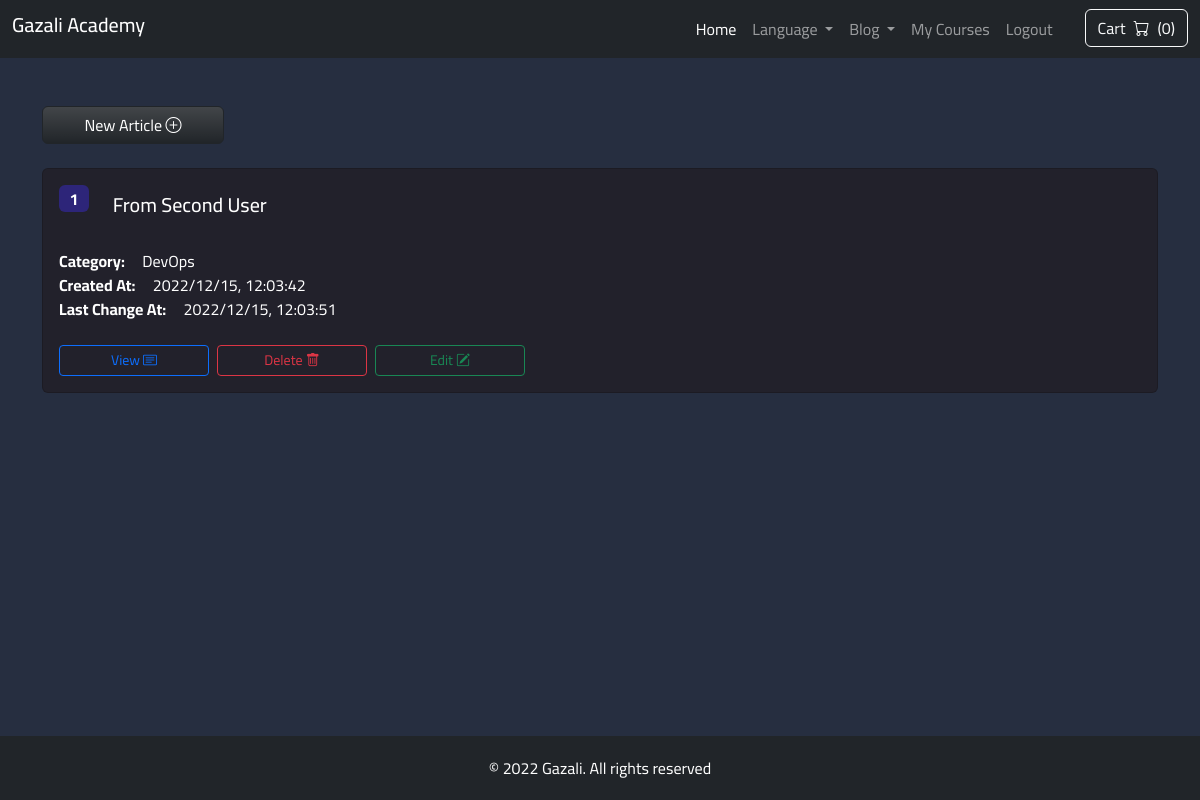
/blog/personal (signed in), run on the app's committed database.
### blog/models.py (models this page shows, shortened)
class Article(models.Model):
    title = models.CharField(verbose_name=_('title'), max_length=255, unique=True)
    body = RichTextField()
    is_arabic = models.BooleanField(default=True, verbose_name=_('is arabic'))
    created_at = models.DateTimeField(auto_now_add=True, verbose_name=_('created at'))
    updated_at = models.DateTimeField(auto_now=True, verbose_name=_('updated at'))
    author = models.ForeignKey(AUTH_USER_MODEL, null=True, on_delete=models.SET_NULL, verbose_name=_('author'))
    category = models.ForeignKey(Category, on_delete=models.PROTECT, verbose_name=_('category'))
    class Meta:
        verbose_name = _('article')
        verbose_name_plural = _('articles')

class Category(models.Model):
    name = models.CharField(max_length=255, verbose_name=_('name'))
    def __str__(self):
        return self.name
    class Meta:
        verbose_name = _('category')
        verbose_name_plural = _('categories')

### blog/views.py (the view)
# urls.py: path('personal', views.list_person_articles, name='blog_personal'),
@login_required
def list_person_articles(request: HttpRequest):
    articles = Article.objects.filter(author=request.user)
    return render(request, 'personal_blog.html', {'articles': articles})

### courses/custom_context_processor.py (called while the page is built)
def academy_website(request):
    cart = Cart.objects.filter(session=request.session.session_key).last() or None
    cart_total = 0
    cart_courses = []
    if cart is not None:
        cart_courses = Course.objects.filter(pk__in=cart.items)
        for course in cart_courses:
            cart_total += course.price
    return {
        "cart_courses": cart_courses,
        "cart_total": cart_total
    }

### blog/templates/personal_blog.html (shortened to what this page needs)
{% extends 'base.html' %}
{% load i18n %}
{% block content %}
    <div class="container my-5 d-flex flex-column gap-3">
        <div class="row container">
            <a href="{% url 'blog_create' %}" class="btn btn-dark bg-gradient col-md-2">{% trans "New Article" %} <i class="bi bi-plus-circle"></i></a>
        </div>
        {% for article in articles %}
            <div class="card text-white my-2" style="background-color: var(--cards-color)">
                <div class="card-body">
                    <div class="card-title mb-3 d-flex gap-3 align-items-start">
                        <div class="badge fs-6 fc" style="background-color: var(--cards-color-2);">
                            {{ forloop.counter }}
                        </div>
                        <h5 class="rounded p-2">
                            {{ article.title }}
                        </h5>
                    </div>
                    <div>
                        <span class="fw-bold">{% trans "Category" %}: &nbsp;&nbsp;&nbsp; </span> {{ article.category }}
                    </div>
                    <div>
                        <span class="fw-bold">{% trans "Created At" %}: &nbsp;&nbsp;&nbsp; </span> {{ article.created_at|date:"Y/m/d, H:i:s" }}
                    </div>
                    <div class="mb-4">
                        <span class="fw-bold">{% trans "Last Change At" %}: &nbsp;&nbsp;&nbsp; </span> {{ article.updated_at|date:"Y/m/d, H:i:s" }}
                    </div>
                    <div class="row container gap-2">
                        <a href={% url 'blog_detail' article.id %} class="btn btn-outline-primary btn-sm" style="width: 150px">{% trans "View" %} <i class="bi bi-card-text"></i></a>
                        <a href={% url 'blog_delete' article.id %} class="btn btn-outline-danger btn-sm" style="width: 150px">{% trans "Delete" %} <i class="bi bi-trash"></i></a>
                        <a href={% url 'blog_update' article.id %} class="btn btn-outline-success btn-sm" style="width: 150px">{% trans "Edit" %} <i class="bi bi-pencil-square"></i></a>
                    </div>
                </div>
            </div>
        {% empty %}
            <div class="fc fs-1 gap-3 mt-4 p-4 flex-wrap text-center text-white rounded" style="border: 2px solid white">
                {% trans "There is no articles for display" %} <i class="bi bi-emoji-frown"></i>
            </div>
        {% endfor %}
    </div>
{% endblock content %}

### static/css/mystyles.css (style rules this page uses)
:root { --bg-color: #262e40; --cards-color: #22212b; --cards-color-2: #2d2579; --bg-details: #2828348f; }
*, *::after, *::before { box-sizing: border-box; scroll-behavior: smooth; font-family: 'Cairo', sans-serif; }
body, main { overflow-x: hidden; }
body { width: 100%; min-height: 100vh; position: relative; background-color: var(--bg-color); }
.fc { display: flex; justify-content: center; align-items: center; }

### data on the page
Article: title "From Second User", category "DevOps", created_at "2022/12/15, 12:03:42", updated_at "2022/12/15, 12:03:51"

### other printed values
{{ cart_courses|length }} "0"
